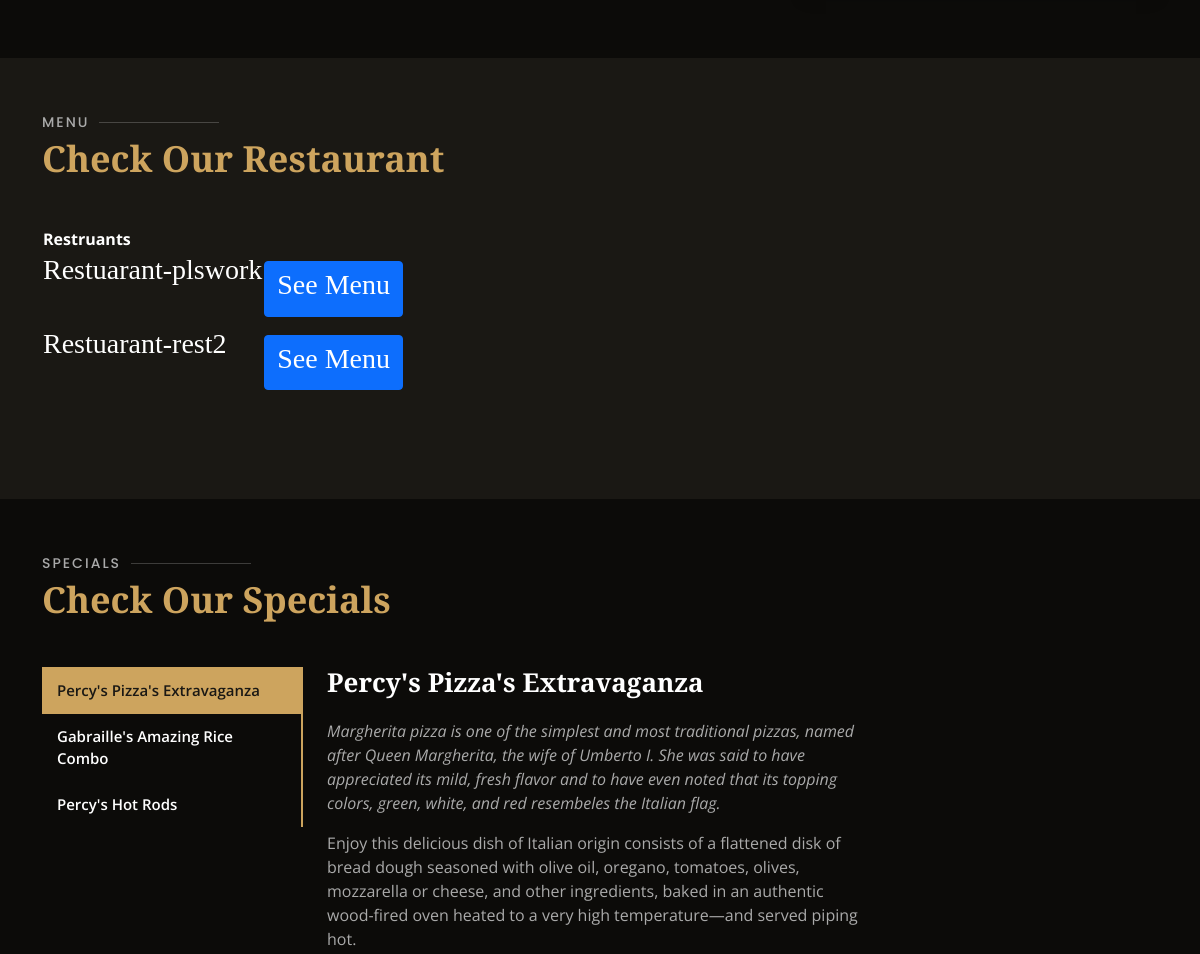
Before: / (middle part) with the older database file.
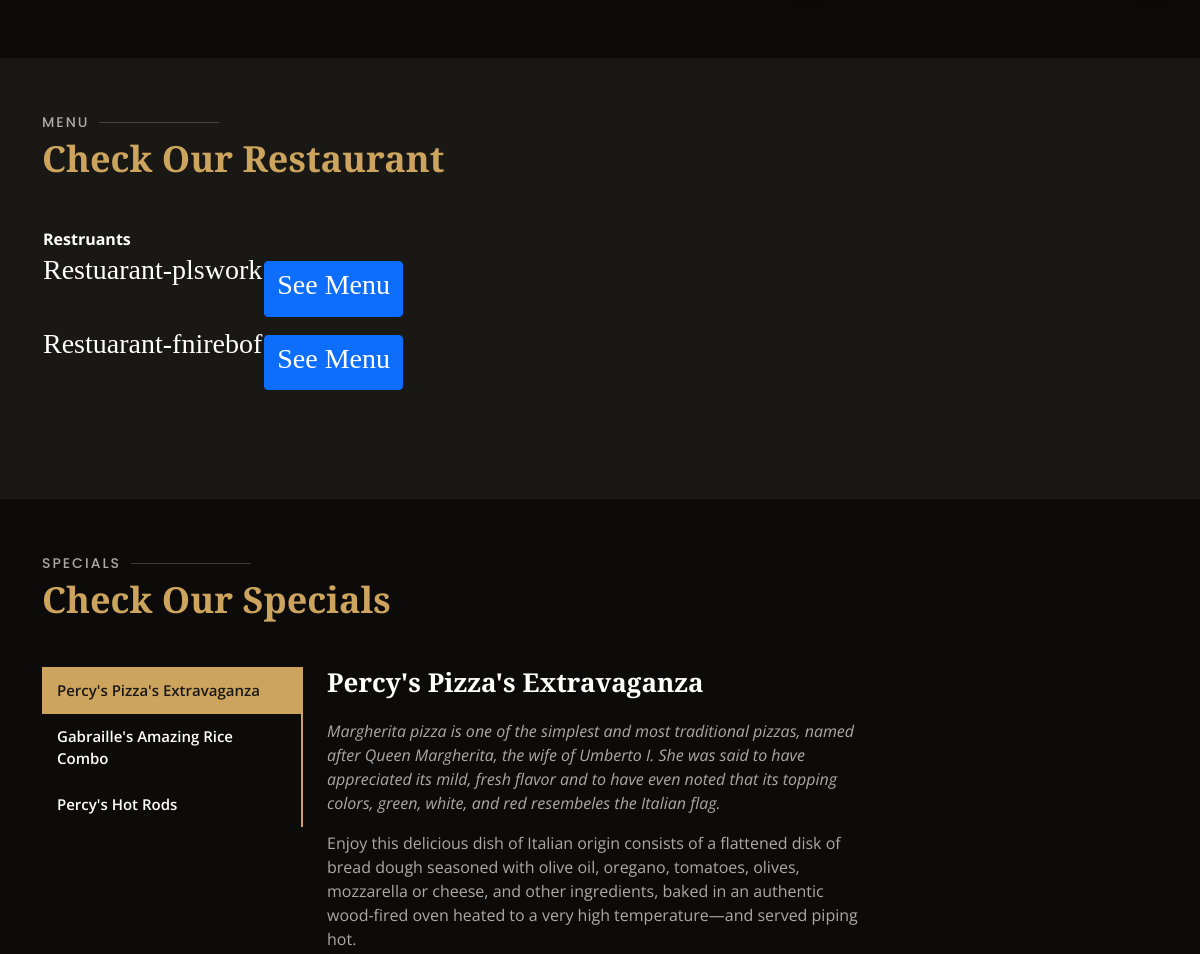
After: the same page with the newer database file.
### app/models.py (models this page shows)
class Restadmin(db.Model):
    rid = db.Column(db.Integer, primary_key=True, autoincrement=True)
    rname = db.Column(db.String(250), nullable=False)
    rmail = db.Column(db.String(250), unique=True, nullable=False)
    rmobile = db.Column(db.Integer,unique=True, nullable=False)
    raddress = db.Column(db.String(250), nullable=False)
    rpassword = db.Column(db.String, nullable=False)

### app/views.py (the view)
@app.route('/index')
@app.route("/")
def landingPage():
    ip_addr = request.remote_addr
    app.logger.info("User IP: " + ip_addr + " visited the site")
    return render_template('landingPage.html', restadmin=Restadmin.query.all())

### app/templates/landingPage.html (shortened to what this page needs)
<!DOCTYPE html>
<html lang="en">
<head>
  <link href="../static/assets/vendor/animate.css/animate.min.css" rel="stylesheet">
  <link href="../static/assets/vendor/aos/aos.css" rel="stylesheet">
  <link href="../static/assets/vendor/bootstrap/css/bootstrap.min.css" rel="stylesheet">
  <link href="../static/assets/vendor/bootstrap-icons/bootstrap-icons.css" rel="stylesheet">
  <link href="../static/assets/vendor/boxicons/css/boxicons.min.css" rel="stylesheet">
  <link href="../static/assets/vendor/glightbox/css/glightbox.min.css" rel="stylesheet">
  <link href="../static/assets/vendor/swiper/swiper-bundle.min.css" rel="stylesheet">
  <link href="../static/default1.css" rel="stylesheet">
  <link rel="stylesheet" type="text/css"  href="../static/assets/vendor/bootstrap/css/bootstrap.css">
  <link href="../static/landingPage.css" rel="stylesheet">
</head>
<body>
  <main id="main">
    <section id="why-us" class="why-us">
    </section>
   <section id="menu" class="menu section-bg">
    <div class="container" data-aos="fade-up">
      <div class="section-title">
        <h2>Menu</h2>
        <p>Check Our Restaurant</p>
      </div>
      <div id="portfolio">
        <div class="section-title ">
           <table >
            <tr>
             <td> <b> Restruants </b>  </td>
             <td> <b> </b>  </td>
            </tr>
   <tr>{% for i in restadmin %}
        <div class="row">
                <div class="hover-bg">
                  <div class="hover-text">
                   <td>
                        <h3>Restuarant-{{ i.rname }}</h3>
                      </td><td>
                      <button class="btn btn-primary text-center"  onclick="plslogin()"> <h3>See Menu</h3></button>
                     </td>
                    </tr>
            </div>
         {% endfor %}
     </div>
    </div>
  </section>
    <section id="specials" class="specials">
      <div class="container" data-aos="fade-up">
        <div class="section-title">
          <h2>Specials</h2>
          <p>Check Our Specials</p>
        </div>
        <div class="row" data-aos="fade-up" data-aos-delay="100">
          <div class="col-lg-3">
            <ul class="nav nav-tabs flex-column">
              <li class="nav-item">
                <a class="nav-link active show" data-bs-toggle="tab" href="#tab-1">Percy's Pizza's Extravaganza</a>
              </li>
              <li class="nav-item">
                <a class="nav-link" data-bs-toggle="tab" href="#tab-2">Gabraille's Amazing Rice Combo</a>
              </li>
              <li class="nav-item">
                <a class="nav-link" data-bs-toggle="tab" href="#tab-3">Percy's Hot Rods</a>
              </li>
            </ul>
          </div>
          <div class="col-lg-9 mt-4 mt-lg-0">
            <div class="tab-content">
              <div class="tab-pane active show" id="tab-1">
                <div class="row">
                  <div class="col-lg-8 details order-2 order-lg-1">
                    <h3>Percy's Pizza's Extravaganza</h3>
                    <p class="fst-italic">Margherita pizza is one of the simplest and most traditional pizzas, named after Queen Margherita, the wife of Umberto I. She was said to have appreciated its mild, fresh flavor and to have even noted that its topping colors, green, white, and red resembeles the Italian flag.</p>
                    <p>Enjoy this delicious dish of Italian origin consists of a flattened disk of bread dough seasoned with olive oil, oregano, tomatoes, olives, mozzarella or cheese, and other ingredients, baked in an authentic wood-fired oven heated to a very high temperature—and served piping hot.</p></p>
                  </div>
                  <div class="col-lg-4 text-center order-1 order-lg-2">
                  </div>
                </div>
              </div>
          </div>
        </div>
      </div>
    </section>
  </main>
</body>
</html>

### app/static/landingPage.css (style rules this page uses)
body { font-family: "Open Sans", sans-serif; background: #0c0b09; color: #fff; }
a { color: #cda45e; text-decoration: none; }
h1, h2, h3, h4, h5, h6 { font-family: "Playfair Display", serif; }
::placeholder { color:white; }
section { padding: 60px 0; overflow: hidden; }
.section-bg { background-color: #1a1814; }
.section-title { padding-bottom: 40px; }
.section-title h2 { font-size: 14px; font-weight: 500; padding: 0; line-height: 1px; margin: 0 0 5px 0; letter-spacing: 2px; text-transform: uppercase; color: #aaaaaa; font-family: "Poppins", sans-serif; }
.section-title h2::after { content: ""; width: 120px; height: 1px; display: inline-block; background: rgba(255, 255, 255, 0.2); margin: 4px 10px; }
.section-title p { margin: 0; margin: 0; font-size: 36px; font-weight: 700; font-family: "Playfair Display", serif; color: #cda45e; }
.specials { overflow: hidden; }
.specials .nav-tabs { border: 0; }
.specials .nav-link { border: 0; padding: 12px 15px; transition: 0.3s; color: #fff; border-radius: 0; border-right: 2px solid #cda45e; font-weight: 600; font-size: 15px; }
.specials .nav-link.active { color: #1a1814; background: #cda45e; border-color: #cda45e; }
.specials .tab-pane.active { -webkit-animation: fadeIn 0.5s ease-out; animation: fadeIn 0.5s ease-out; }
.specials .details h3 { font-size: 26px; font-weight: 600; margin-bottom: 20px; color: #fff; }
.specials .details p { color: #aaaaaa; }

### app/templates/landingPage.html (style rules this page uses)
body { overflow-x:hidden; }

Changed rows visible on the page:
changed Restadmin: rname "rest2" → "fnirebof"
